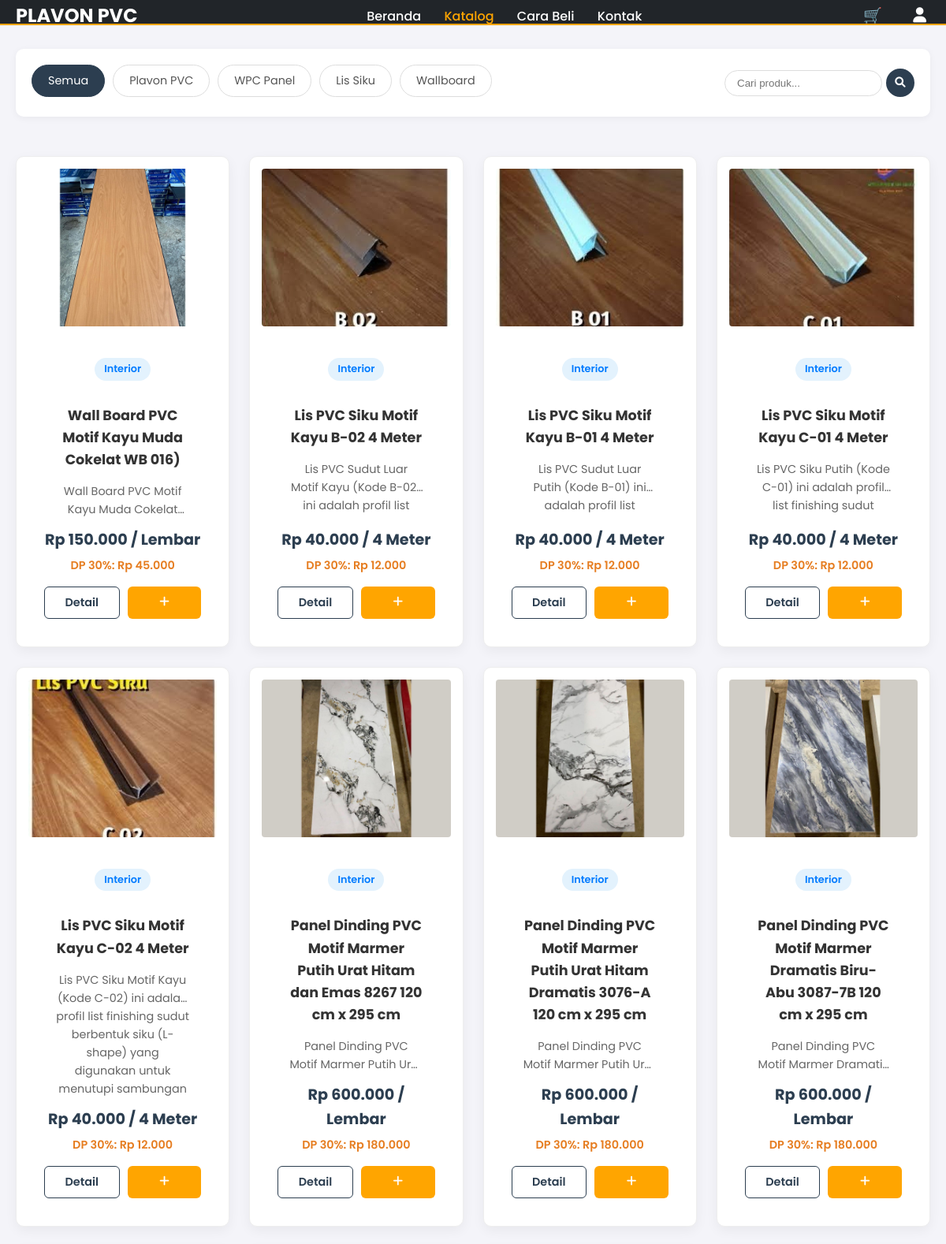
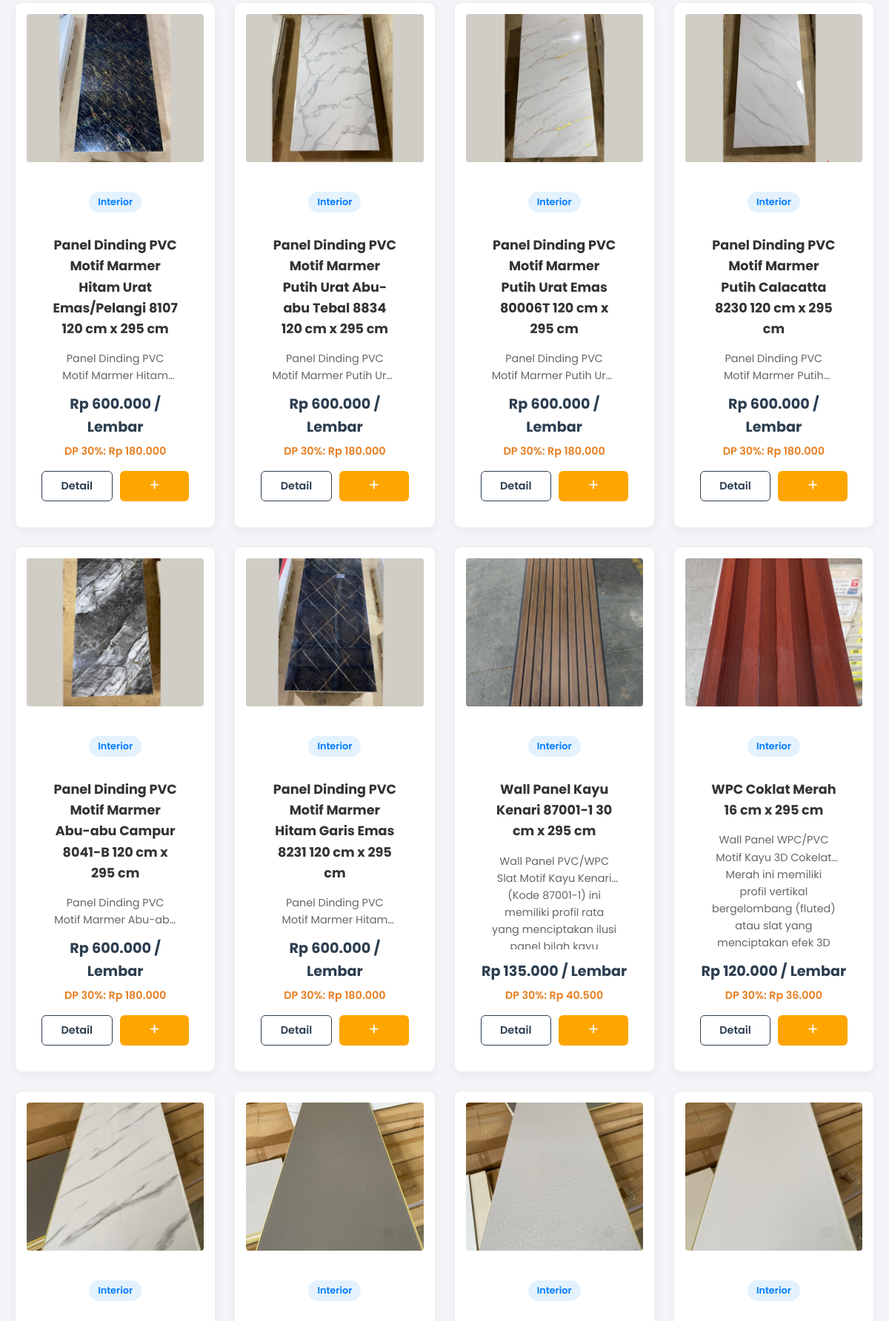
The page /Katalog.php (upper part) on the database its author committed (2 pictures, top to bottom).
### tables this page shows
CREATE TABLE `products` (
  `product_id` int(11) NOT NULL,
  `name` varchar(255) NOT NULL,
  `sku` varchar(50) NOT NULL,
  `price` decimal(10,2) NOT NULL,
  `unit` varchar(10) NOT NULL,
  `description` text DEFAULT NULL,
  `image_url` varchar(255) DEFAULT NULL
);

### Katalog.php (the view, shortened to what this page needs)
<?php
include 'db_connect.php';
$products = [];
$conn = new mysqli($servername, $username, $password, $dbname);
$where_clauses = [];
$where_clauses[] = "((s.quantity_available - s.quantity_locked) > 0 OR s.quantity_available IS NULL)";
$where_sql = implode(" AND ", $where_clauses);
$query = "
    SELECT
        p.product_id, p.name, p.price, p.unit, p.description, p.image_url,
        (s.quantity_available - s.quantity_locked) AS available_stock
    FROM Products p
    LEFT JOIN Stock s ON p.product_id = s.product_id
    WHERE $where_sql
    ORDER BY p.product_id DESC
";
$result = $conn->query($query);
if ($result) {
    while($row = $result->fetch_assoc()) {
        $products[] = $row;
    }
}
function formatRupiah($angka) { return number_format($angka, 0, ',', '.'); }
$is_logged_in = isset($_SESSION['user_id']);
$dashboard_url = $is_logged_in ? 'dashboard.php' : 'login.php';
$search_value = $_GET['keyword'] ?? '';
?>
<!DOCTYPE html>
<html lang="id">
<head>
    <link rel="stylesheet" href="style.css">
    <link rel="stylesheet" href="https://cdnjs.cloudflare.com/ajax/libs/font-awesome/6.0.0-beta3/css/all.min.css">
</head>
<body>
    <header class="navbar-static">
        <div class="navbar container">
            <div class="logo">PLAVON PVC</div>
            <nav>
                <a href="index.php">Beranda</a>
                <a href="katalog.php" class="active">Katalog</a>
                <a href="cara_beli.php">Cara Beli</a>
                <a href="kontak_kami.php">Kontak</a>
            </nav>
            <div class="utility-nav">
                <a href="cart.php">🛒</a>
                <div class="user-dropdown">
                    <a href="<?php echo $dashboard_url; ?>" class="user-icon <?php echo $is_logged_in ? 'active' : ''; ?>"><i class="fas fa-user"></i></a>
                </div>
            </div>
        </div>
    </header>
    <main class="katalog-main container">
        <div class="filter-top-bar">
            <div class="filter-categories">
                <a href="katalog.php" class="cat-btn <?php echo (!isset($_GET['cat']) && !isset($_GET['keyword'])) ? 'active' : ''; ?>">Semua</a>
                <a href="katalog.php?cat=PVC" class="cat-btn <?php echo (isset($_GET['cat']) && $_GET['cat']=='PVC')?'active':''; ?>">Plavon PVC</a>
                <a href="katalog.php?cat=WPC" class="cat-btn <?php echo (isset($_GET['cat']) && $_GET['cat']=='WPC')?'active':''; ?>">WPC Panel</a>
                <a href="katalog.php?cat=Lis" class="cat-btn <?php echo (isset($_GET['cat']) && $_GET['cat']=='Lis')?'active':''; ?>">Lis Siku</a>
                <a href="katalog.php?cat=Wallboard" class="cat-btn <?php echo (isset($_GET['cat']) && $_GET['cat']=='Wallboard')?'active':''; ?>">Wallboard</a>
            </div>
            <form action="katalog.php" method="GET" class="search-form">
                <input type="text" name="keyword" class="search-input" placeholder="Cari produk..." value="<?php echo htmlspecialchars($search_value); ?>">
                <button type="submit" class="btn-search-small"><i class="fas fa-search"></i></button>
            </form>
        </div>
        <div class="katalog-grid">
            <?php foreach ($products as $product):
                $dpPrice = $product['price'] * 0.30;
                $detailLink = "detail_produk.php?id=" . $product['product_id'];
                $cartLink = $is_logged_in
                    ? "cart.php?action=add&id=" . $product['product_id'] . "&qty=1"
                    : "login.php";
                $deskripsi = htmlspecialchars($product['description']);
            ?>
            <div class="katalog-card">
                <a href="<?php echo $detailLink; ?>" style="width:100%;">
                    <img src="<?php echo htmlspecialchars($product['image_url'] ?? 'placeholder.jpg'); ?>" alt="<?php echo htmlspecialchars($product['name']); ?>">
                </a>
                <div class="card-content">
                    <span class="product-category">Interior</span>
                    <h3><a href="<?php echo $detailLink; ?>" style="color:#333; text-decoration:none;"><?php echo htmlspecialchars($product['name']); ?></a></h3>
                    <p class="deskripsi-singkat" title="<?php echo $deskripsi; ?>">
                        <?php echo $deskripsi; ?>
                    </p>
                    <p class="main-price">Rp <?php echo formatRupiah($product['price']); ?> / <?php echo $product['unit']; ?></p>
                    <p class="dp-label">DP 30%: Rp <?php echo formatRupiah($dpPrice); ?></p>
                    <div class="btn-action-group">
                        <a href="<?php echo $detailLink; ?>" class="btn-outline">Detail</a>
                        <a href="<?php echo $cartLink; ?>" class="btn-fill" onclick="<?php echo !$is_logged_in ? "alert('Silakan Login dulu.');" : ""; ?>">
                            <i class="fas fa-plus"></i>
                        </a>
                    </div>
                </div>
            </div>
            <?php endforeach; ?>
        </div>
    </main>
</body>
</html>

### style.css (style rules this page uses)
* { margin: 0; padding: 0; box-sizing: border-box; }
body { font-family: 'Poppins', sans-serif; line-height: 1.6; color: #333; background-color: #f4f4f9; }
a { text-decoration: none; color: inherit; }
.container { max-width: 1200px; margin: 0 auto; padding: 0 20px; }
.navbar { display: flex; justify-content: space-between; align-items: center; padding: 15px 50px; position: absolute; top: 0; left: 0; right: 0; color: white; z-index: 10; }
.logo { font-size: 1.5em; font-weight: 700; }
.navbar nav a { margin-left: 25px; font-weight: 500; }
.utility-nav a { margin-left: 15px; font-size: 1.2em; }
.produk-list, .katalog-grid { display: grid; grid-template-columns: repeat(auto-fill, minmax(250px, 1fr)); gap: 30px; padding: 20px 0; }
.produk-card, .katalog-card { background: white; border-radius: 10px; overflow: hidden; box-shadow: 0 5px 15px rgba(0,0,0,0.05); transition: 0.3s; border: 1px solid #eee; display: flex; flex-direction: column; text-align: center; align-items: center; height: 100%; }
.produk-card img, .katalog-card img { width: 100%; height: 200px; object-fit: cover; display: block; }
.produk-card h3, .katalog-card h3 { padding: 15px 15px 5px; font-size: 1.1em; color: #333; width: 100%; }
.product-category { display: inline-block; font-size: 0.75em; background: #e3f2fd; color: #007bff; padding: 3px 10px; border-radius: 20px; margin-top: 10px; }
.deskripsi-singkat { padding: 0 15px; color: #777; font-size: 0.9em; margin-bottom: 10px; flex-grow: 1; width: 100%; }
.navbar-static { background-color: #212529; color: white; position: static; border-bottom: 2px solid #FFA500; padding: 15px 0; }
.navbar-static .navbar { padding: 0 20px; }
.navbar-static .navbar nav a { color: white; }
.navbar-static .navbar nav .active { color: #FFA500; }
.katalog-main { display: flex; padding: 40px 20px; gap: 30px; }
.katalog-card { background-color: white; border: 1px solid #ddd; border-radius: 8px; padding: 15px; box-shadow: 0 2px 5px rgba(0, 0, 0, 0.05); transition: transform 0.2s; }
.katalog-card img { width: 100%; height: 180px; object-fit: cover; margin-bottom: 10px; border-radius: 4px; }
.deskripsi-singkat { font-size: 0.9em; color: #666; height: 30px; overflow: hidden; }
.user-dropdown { position: relative; display: inline-block; margin-left: 15px; }
.user-dropdown .user-icon { font-size: 1.2em; display: block; padding: 5px; border-radius: 50%; }

### rows shown on the page
products: image_url (picture), name "Wall Board PVC Motif Kayu Muda Cokelat WB 016)", description "Wall Board PVC Motif Kayu Muda…", price "150.000", unit "Lembar", price "45.000"
products: image_url (picture), name "Lis PVC Siku Motif Kayu B-02 4 Meter", description "Lis PVC Sudut Luar Motif Kayu (Kode B-02) ini adalah profil…", price "40.000", unit "4 Meter", price "12.000"
products: image_url (picture), name "Lis PVC Siku Motif Kayu B-01 4 Meter", description "Lis PVC Sudut Luar Putih (Kode B-01) ini adalah profil…", price "40.000", unit "4 Meter", price "12.000"
products: image_url (picture), name "Lis PVC Siku Motif Kayu C-01 4 Meter", description "Lis PVC Siku Putih (Kode C-01) ini adalah profil list finishing…", price "40.000", unit "4 Meter", price "12.000"
products: image_url (picture), name "Lis PVC Siku Motif Kayu C-02 4 Meter", description "Lis PVC Siku Motif Kayu (Kode C-02) ini adalah profil list finishing sudut berbentuk siku (L-shape) yang digunakan untuk menutupi…", price "40.000", unit "4 Meter", price "12.000"
products: image_url (picture), name "Panel Dinding PVC Motif Marmer Putih Urat Hitam dan Emas 8267 120 cm x 295 cm", description "Panel Dinding PVC Motif Marmer Putih…", price "600.000", unit "Lembar", price "180.000"
products: image_url (picture), name "Panel Dinding PVC Motif Marmer Putih Urat Hitam Dramatis 3076-A 120 cm x 295 cm", description "Panel Dinding PVC Motif Marmer Putih…", price "600.000", unit "Lembar", price "180.000"
products: image_url (picture), name "Panel Dinding PVC Motif Marmer Dramatis Biru-Abu 3087-7B 120 cm x 295 cm", description "Panel Dinding PVC Motif Marmer…", price "600.000", unit "Lembar", price "180.000"
products: image_url (picture), name "Panel Dinding PVC Motif Marmer Hitam Urat Emas/Pelangi 8107 120 cm x 295 cm", description "Panel Dinding PVC Motif Marmer…", price "600.000", unit "Lembar", price "180.000"
products: image_url (picture), name "Panel Dinding PVC Motif Marmer Putih Urat Abu-abu Tebal 8834 120 cm x 295 cm", description "Panel Dinding PVC Motif Marmer Putih…", price "600.000", unit "Lembar", price "180.000"
products: image_url (picture), name "Panel Dinding PVC Motif Marmer Putih Urat Emas 80006T 120 cm x 295 cm", description "Panel Dinding PVC Motif Marmer Putih…", price "600.000", unit "Lembar", price "180.000"
products: image_url (picture), name "Panel Dinding PVC Motif Marmer Putih Calacatta 8230 120 cm x 295 cm", description "Panel Dinding PVC Motif Marmer…", price "600.000", unit "Lembar", price "180.000"
products: image_url (picture), name "Panel Dinding PVC Motif Marmer Abu-abu Campur 8041-B 120 cm x 295 cm", description "Panel Dinding PVC Motif Marmer…", price "600.000", unit "Lembar", price "180.000"
products: image_url (picture), name "Panel Dinding PVC Motif Marmer Hitam Garis Emas 8231 120 cm x 295 cm", description "Panel Dinding PVC Motif Marmer…", price "600.000", unit "Lembar", price "180.000"
products: image_url (picture), name "Wall Panel Kayu Kenari 87001-1 30 cm x 295 cm", description "Wall Panel PVC/WPC Slat Motif Kayu Kenari (Kode 87001-1) ini memiliki profil rata yang menciptakan…", price "135.000", unit "Lembar", price "40.500"
products: image_url (picture), name "WPC Coklat Merah 16 cm x 295 cm", description "Wall Panel WPC/PVC Motif Kayu 3D Cokelat Merah ini memiliki profil vertikal bergelombang (fluted) atau slat yang menciptakan efek…", price "120.000", unit "Lembar", price "36.000"
products: image_url (picture)
products: image_url (picture)
products: image_url (picture)
products: image_url (picture)
